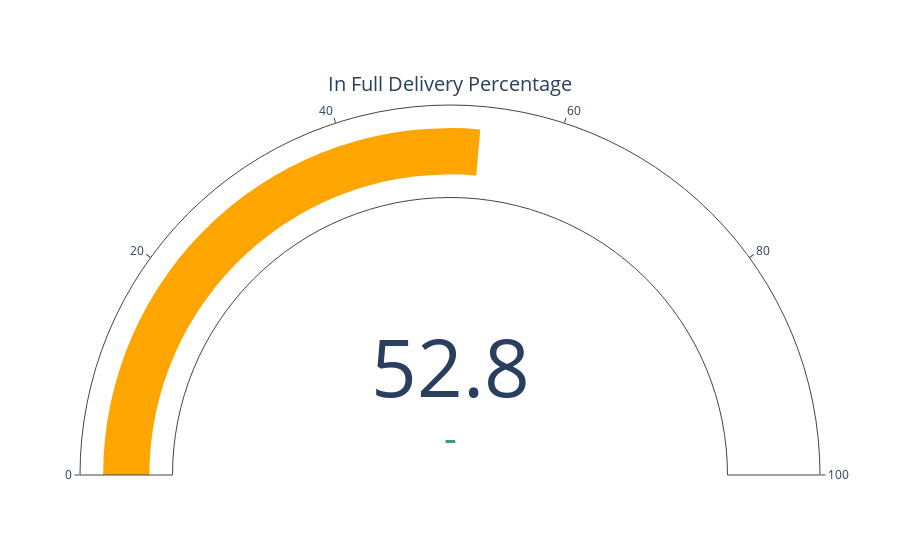

Write notebook code for a chart like this one.
### Markdown cell above
##### As we see only 59% of the orders are delivered on time to customers. This number is terrible for the company.

### Code cell
in_full_delivery_per = (orders_aggregate_df['in_full'].sum() / orders_aggregate_df['order_id'].value_counts().sum()) * 100

fig = go.Figure(go.Indicator(value = in_full_delivery_per, mode = "gauge+number+delta", title = {'text': "In Full Delivery Percentage"}, gauge = {'axis': {'range': [None, 100]}, 'bar': {'color': "orange"}}))
fig.show()
in_full_delivery_per

### Figure 1 — Plotly figure (JSON) as saved in the notebook; plotly's stock layout.template omitted (floating-point values rounded to 4 significant figures)
{"data": [{"gauge": {"axis": {"range": [null, 100]}, "bar": {"color": "orange"}}, "mode": "gauge+number+delta", "title": {"text": "In Full Delivery Percentage"}, "type": "indicator", "value": 52.78}], "layout": {}}
